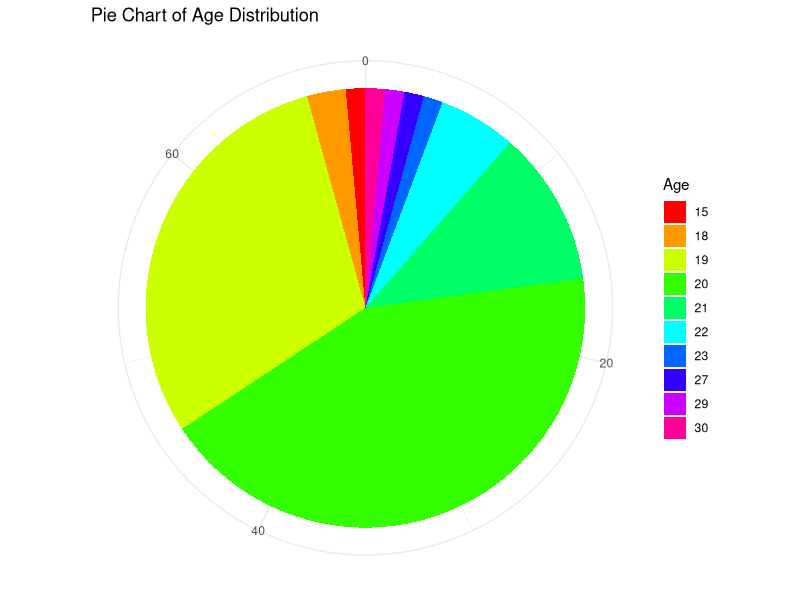
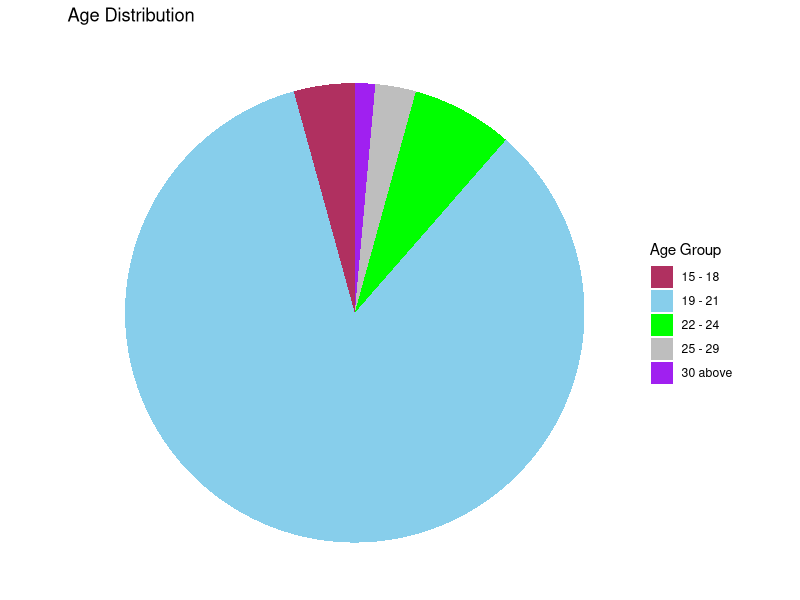
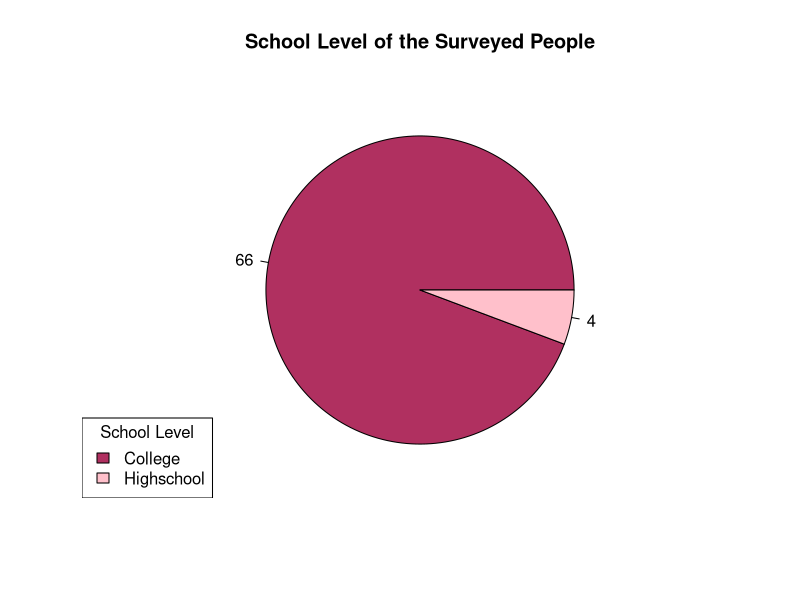
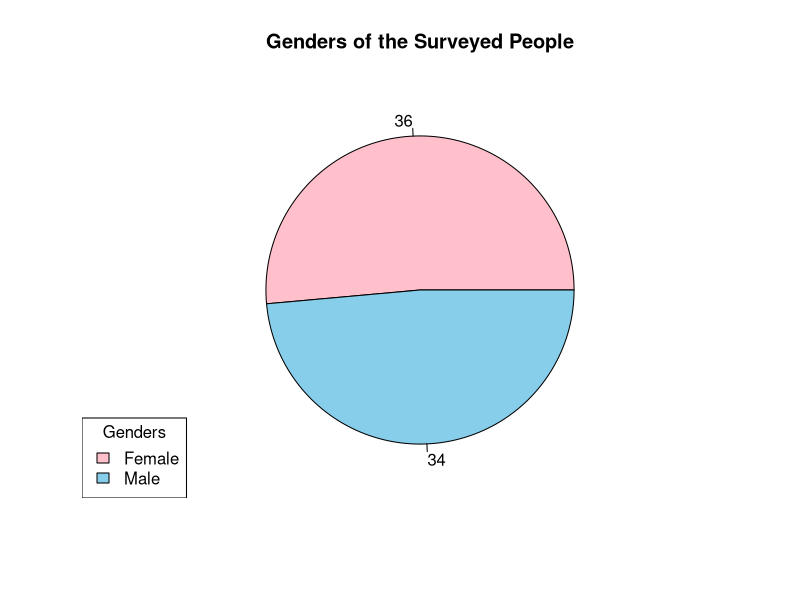
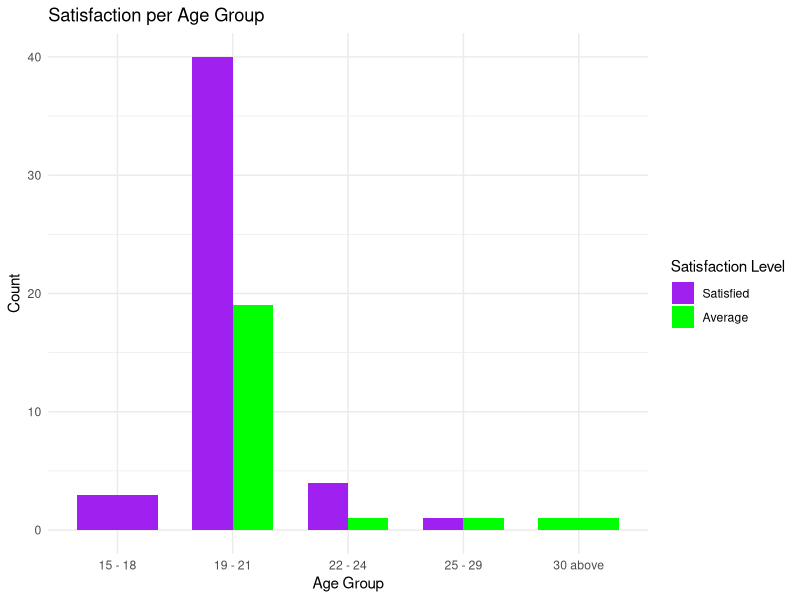
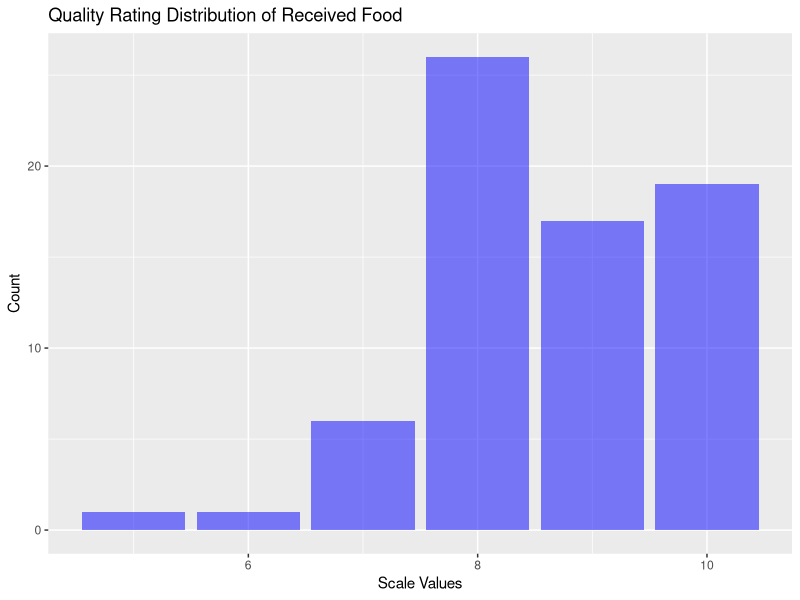
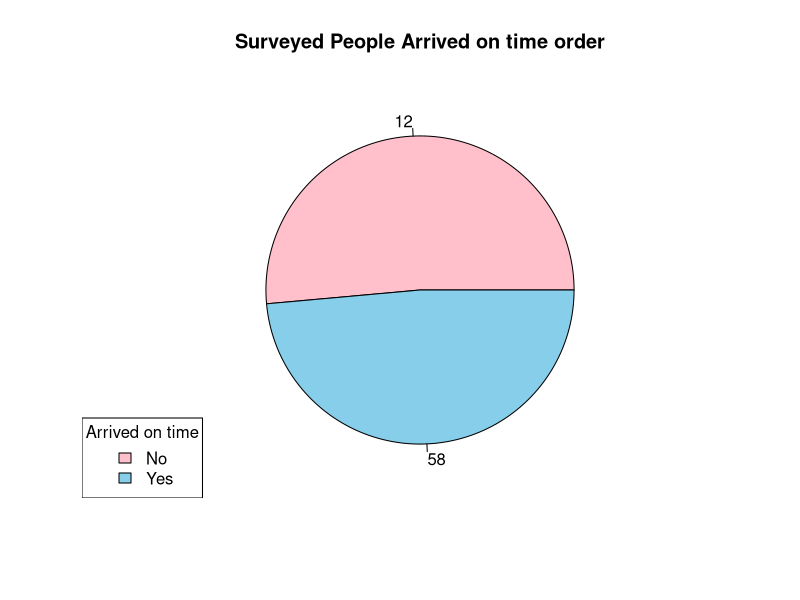
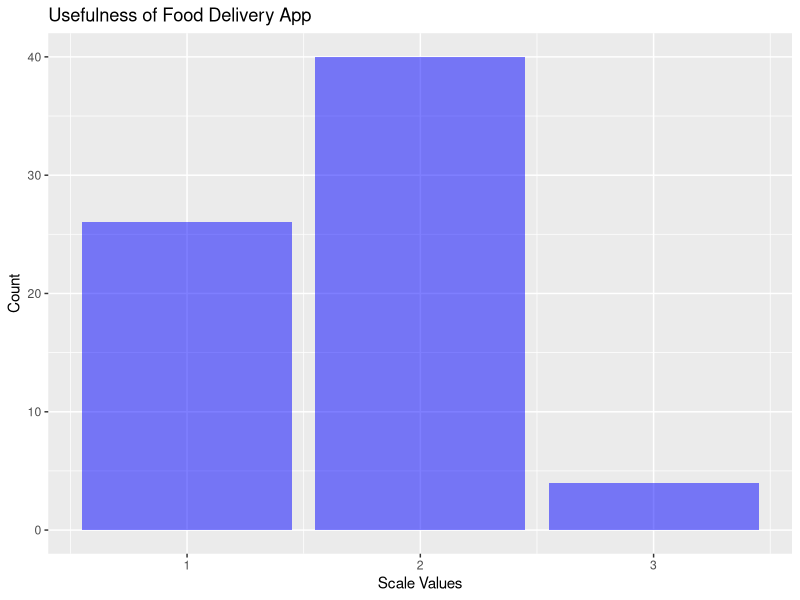

The R source for these figures, in order:
## ---- chunk 1
knitr::opts_chunk$set(echo = TRUE)
## ---- chunk 2
library(readxl)
library(dplyr)
survey<-read_xlsx("survey.xlsx")
original_survey<-read_xlsx("survey.xlsx")


survey<- survey[,-2]
name<-survey$`Name:(first name, middle initial, last name )`
age<- survey$`Age:`
gender<-survey$`Sex:`

survey$`Education Level`<-ifelse(is.na(survey$`Education Level`), "College", survey$`Education Level`)
education_level<-survey$`Education Level`


experience<-survey$`How satisfied were you with the overall experience of ordering food through food deliveries service?`
experience<-as.data.frame(experience)
experience<-replace(experience,experience>="Satisfied",1)
experience<-replace(experience,experience>="Average",2)
experience<-replace(experience,experience>="Disatisfied",3)

survey$`How satisfied were you with the overall experience of ordering food through food deliveries service?`<-experience

scale<-survey$`On a scale of 1 to 10, how would you rate the quality of the food you received?`


orderarrival<-survey$`Did your order arrive within the estimated delivery time?`


p1<-survey$`I would find the food delivery app useful for my needs` 
p1 <- recode(p1, 
             "Strongly Agree" = 1,
             "Agree" = 2,
             "Neutral" = 3,
             "Disagree" = 4,
             "Strongly Disagree" = 5)
p1mean<-mean(p1)
p1sd<-sd(p1)
survey$`I would find the food delivery app useful for my needs`<-p1
survey$`Performance Expectancy 1`<-survey$`I would find the food delivery app useful for my needs`

p2 <- survey$`Using the app enables me to order food more quickly and efficiently`
p2 <- recode(p2, 
             "Strongly Agree" = 1,
             "Agree" = 2,
             "Neutral" = 3,
             "Disagree" = 4,
             "Strongly Disagree" = 5)
survey$`Using the app enables me to order food more quickly and efficiently` <- p2
survey$`Performance Expectancy 2`<-survey$`Using the app enables me to order food more quickly and efficiently`
p2mean<-mean(p2)
p2sd<-sd(p2)

p3 <- survey$`Using the app increases my satisfaction with the food delivery process`
p3 <- recode(p3, 
             "Strongly Agree" = 1,
             "Agree" = 2,
             "Neutral" = 3,
             "Disagree" = 4,
             "Strongly Disagree" = 5)
survey$`Using the app increases my satisfaction with the food delivery process` <- p3
survey$`Performance Expectancy 3`<-survey$`Using the app increases my satisfaction with the food delivery process`
p3mean<-mean(p3)
p3sd<-sd(p3)

p4 <- survey$`If I use the app, I believe it will enhance my overall dining experience`
p4 <- recode(p4, 
             "Strongly Agree" = 1,
             "Agree" = 2,
             "Neutral" = 3,
             "Disagree" = 4,
             "Strongly Disagree" = 5)
survey$`If I use the app, I believe it will enhance my overall dining experience` <- p4
survey$`Performance Expectancy 4`<-survey$`If I use the app, I believe it will enhance my overall dining experience`
p4mean<-mean(p4)
p4sd<-sd(p4)

e1<-survey$`My interaction with the app would be clear and understandable`
e1<-recode(e1, 
           "Strongly Agree" = 1,
           "Agree" = 2,
           "Neutral" = 3,
           "Disagree" = 4,
           "Strongly Disagree" = 5)
e1mean<-mean(e1)
e1sd<-sd(e1)
survey$`My interaction with the app would be clear and understandable`<-e1
survey$`Effort Expectancy 1`<-survey$`My interaction with the app would be clear and understandable`
e2 <- survey$`It would be easy for me to become skillful at using the app`
e2 <-  recode(e2, 
              "Strongly Agree" = 1,
              "Agree" = 2,
              "Neutral" = 3,
              "Disagree" = 4,
              "Strongly Disagree" = 5)
e2mean <- mean(e2)
e2sd <- sd(e2)
survey$`It would be easy for me to become skillful at using the app`<-e2
survey$`Effort Expectancy 2`<-survey$`It would be easy for me to become skillful at using the app`
e3 <- survey$`I would find the app easy to navigate and use`
e3 <-  recode(e3, 
              "Strongly Agree" = 1,
              "Agree" = 2,
              "Neutral" = 3,
              "Disagree" = 4,
              "Strongly Disagree" = 5)
e3mean <- mean(e3)
e3sd <- sd(e3)
survey$`I would find the app easy to navigate and use`<-e3
survey$`Effort Expectancy 3`<-survey$`I would find the app easy to navigate and use`

e4 <- survey$`Learning to operate the app is easy for me`
e4 <-  recode(e4, 
              "Strongly Agree" = 1,
              "Agree" = 2,
              "Neutral" = 3,
              "Disagree" = 4,
              "Strongly Disagree" = 5)
e4mean <- mean(e4)
e4sd <- sd(e4)
survey$`Learning to operate the app is easy for me`<-e4
survey$`Effort Expectancy 4`<-survey$`Learning to operate the app is easy for me`

s1 <- survey$`People who influence my dining choices think that I should use the app`
s1 <-  recode(s1, 
              "Strongly Agree" = 1,
              "Agree" = 2,
              "Neutral" = 3,
              "Disagree" = 4,
              "Strongly Disagree" = 5)
s1mean <- mean(s1)
s1sd <- sd(s1)
survey$`People who influence my dining choices think that I should use the app`<-s1
survey$`Social Influence 1`<-survey$`People who influence my dining choices think that I should use the app`

s2 <- survey$`People who are important to me recommend using the food delivery app`
s2 <-  recode(s2, 
              "Strongly Agree" = 1,
              "Agree" = 2,
              "Neutral" = 3,
              "Disagree" = 4,
              "Strongly Disagree" = 5)
s2mean <- mean(s2)
s2sd <- sd(s2)


survey$`People who are important to me recommend using the food delivery app`<-s2
survey$`Social Influence 2`<-survey$`People who are important to me recommend using the food delivery app`

survey$`People who influence my dining choices think that I should use the app`<-s2

survey$`People who are important to me recommend using the food delivery app`<-s2



s3 <-survey$`Using the app helps me to put more time to other chores`
s3 <-  recode(s3,
              "Strongly Agree" = 1,
              "Agree" = 2,
              "Neutral" = 3,
              "Disagree" = 4,
              "Strongly agree" = 5)
s3mean <- mean(s3)
s3sd <- sd(s3)
survey$`Using the app helps me to put more time to other chores`<-s3  
survey$`Social Influence3`<-survey$`Using the app helps me to put more time to other chores`

s4 <- survey$`In general, the food delivery app organization has supported its use`
s4 <-  recode(s4, 
              "Strongly Agree" = 1,
              "Agree" = 2,
              "Neutral" = 3,
              "Disagree" = 4,
              "Strongly Disagree" = 5)
s4mean <- mean(s4)
s4sd <- sd(s4)
survey$`In general, the food delivery app organization has supported its use`<-s4
survey$`Social Influence 4`<-survey$`In general, the food delivery app organization has supported its use`

f1 <- survey$`I have the resources necessary to use the food delivery app`
f1 <-  recode(f1, 
              "Strongly Agreee" = 1,
              "Agree" = 2,
              "Neutral" = 3,
              "Disagree" = 4,
              "Strongly Disagree" = 5)
f1mean <- mean(f1)
f1sd <- sd(f1)
survey$`I have the resources necessary to use the food delivery app`<-f1
survey$`Facilitating Conditions 1`<-survey$`I have the resources necessary to use the food delivery app`

f2 <- survey$`I have the knowledge required to use the app effectively`
f2 <-  recode(f2, 
              "Strongly Agree" = 1,
              "Agree" = 2,
              "Neutral" = 3,
              "Disagree" = 4,
              "Strongly Disagree" = 5)
f2mean <- mean(f2)
f2sd <- sd(f2)
survey$`I have the knowledge required to use the app effectively`<-f2
survey$`Facilitating Conditions 2`<-survey$`I have the knowledge required to use the app effectively`
f3 <- survey$`The app is compatible with other device I use for ordering food`
f3 <-  recode(f3, 
              "Strongly Agree" = 1,
              "Agree" = 2,
              "Neutral" = 3,
              "Disagree" = 4,
              "Strongly Disagree" = 5)
f3mean <- mean(f3)
f3sd <- sd(f3)
survey$`The app is compatible with other device I use for ordering food`<-f3
survey$`Facilitating Conditions 3`<-survey$`The app is compatible with other device I use for ordering food`


#----------------------------------------------------------------------------------

Performance <- data.frame(
  Variable = c("p1","p2","p3","p4"),
  Mean = c(p1mean, p2mean, p3mean, p4mean),
  SD = c(p1sd, p2sd, p3sd, p4sd)
)
PerformanceTotalMean<-mean(Performance$Mean)
PerformanceTotalSD<-mean(Performance$SD)


Effort <- data.frame(
  Variable = c("e1","e2","e3","e4"),
  Mean = c(e1mean, e2mean, e3mean, e4mean),
  SD = c(e1sd, e2sd, e3sd, e4sd)
)
EffortTotalMean<-mean(Effort$Mean)
EffortTotalSD<-mean(Effort$SD)


Social <- data.frame(
  Variable = c("s1","s2","s3","s4"),
  Mean = c(s1mean, s2mean, s3mean, s4mean),
  SD = c(s1sd, s2sd, s3sd, s4sd)
)
SocialTotalMean<-mean(Social$Mean)
SocialTotalSD<-mean(Social$SD)

Facilitate <- data.frame(
  Variable = c("f1","f2","f3"),
  Mean = c(f1mean, f2mean, f3mean),
  SD = c(f1sd, f2sd, f3sd)
)
FacilitateTotalMean<-mean(Facilitate$Mean)
FacilitateTotalSD<-mean(Facilitate$SD)


Overall <- data.frame(
  Variable = c("PE","EE","SI","FC"),
  Description=c("Performance Expectancy","Effort Expectancy","Social Influence","Facilitating Conditions"),
  TOTAL_Mean = c(PerformanceTotalMean,EffortTotalMean,SocialTotalMean , FacilitateTotalMean),
  TOTAL_SD = c(PerformanceTotalSD,EffortTotalSD,SocialTotalSD , FacilitateTotalSD)
)
Overall





survsumtable <- data.frame(
  Variable = c("p1","p2","p3","p4","e1","e2","e3","e4","s1","s2","s3","s4","f1","f2","f3"),Description=c("Performance Expectancy","Performance Expectancy","Performance Expectancy","Performance Expectancy","Effort Expectancy","Effort Expectancy","Effort Expectancy","Effort Expectancy","Social Influence","Social Influence","Social Influence","Social Influence","Facilitating Conditions","Facilitating Conditions","Facilitating Conditions"),
  Mean = c(p1mean, p2mean, p3mean, p4mean, e1mean, e2mean, e3mean, e4mean, s1mean, s2mean, s3mean, s4mean, f1mean, f2mean, f3mean),
  SD = c(p1sd, p2sd, p3sd, p4sd, e1sd, e2sd, e3sd, e4sd, s1sd, s2sd, s3sd, s4sd, f1sd, f2sd, f3sd)
)
library(openxlsx)
survsumtable
write.xlsx(survsumtable, "survey_mean_sd_table.xlsx")
write.csv(survey, "survey_added_factors.csv")
write.xlsx(Overall, "survey_total_mean&sd.xlsx")

## ---- chunk 3

library(ggplot2)
library(dplyr)


age_counts <- survey %>%
  count(`Age:`) %>%
  arrange(desc(`Age:`))


ggplot(age_counts, aes(x = "", y = n, fill = factor(`Age:`))) +
  geom_bar(width = 1, stat = "identity") +
  coord_polar(theta = "y") +
  labs(title = "Pie Chart of Age Distribution",
       fill = "Age",
       x = NULL,
       y = NULL) +
  theme_minimal() +
  scale_fill_manual(values = rainbow(nrow(age_counts)))



## ---- chunk 4
categorize_age <- function(age) {
  case_when(
    age >= 15 & age <= 18 ~ "15 - 18",
    age >= 19 & age <= 21 ~ "19 - 21",
    age >= 22 & age <= 24 ~ "22 - 24",
    age >= 25 & age <= 29 ~ "25 - 29",
    age >= 30 ~ "30 above",
    TRUE ~ NA_character_  
  )
}
age_vector<-as.numeric(survey$`Age:`)
age_categories <- sapply(age_vector, categorize_age)

age_dataframe <- data.frame(OriginalAge = age_vector, CategorizedAge = age_categories)


age_counts <- table(age_dataframe$CategorizedAge)

age_counts_df <- as.data.frame(age_counts)
names(age_counts_df) <- c("AgeGroup", "Frequency")

age_colors <- c("15 - 18" = "maroon", "19 - 21" = "skyblue", "22 - 24" = "green", "25 - 29" = "gray", "30 above" = "purple")

ggplot(age_counts_df, aes(x = "", y = Frequency, fill = AgeGroup)) +
  geom_bar(stat = "identity", width = 1) +
  coord_polar("y", start=0) +
  scale_fill_manual(values = age_colors) +
  labs(title = "Age Distribution",
       fill = "Age Group") +
  theme_void()
## ---- chunk 5
EducationalLevel<- survey %>%
  group_by(`Education Level`) %>%
  summarise(count=n())

colors <- c("maroon", "pink")
pie(EducationalLevel$count, labels = EducationalLevel$count, col = colors, main = "School Level of the Surveyed People",)
legend("bottomleft", legend = EducationalLevel$`Education Level`, fill = colors, title = "School Level")

## ---- chunk 6
Gender<- survey %>%
  group_by(survey$`Sex:`) %>%
  summarise(count=n())

colors <- c("pink","skyblue")
pie(Gender$count, labels = Gender$count, col = colors, main = "Genders of the Surveyed People",)
legend("bottomleft", legend = Gender$`survey$\`Sex:\``, fill = colors, title = "Genders")

## ---- chunk 7
experience<-data.frame(
  age_categories,
  survey$`How satisfied were you with the overall experience of ordering food through food deliveries service?`$experience
)
colnames(experience)<-c("age","satisfaction")
satisfaction_labels <- c("1" = "Satisfied", "2" = "Average")

ggplot(experience, aes(x = factor(age), fill = factor(satisfaction))) +
  geom_bar(position = "dodge", width = 0.7) +
  labs(title = "Satisfaction per Age Group",
       x = "Age Group",
       y = "Count") +
  scale_fill_manual(name = "Satisfaction Level", 
                    values = c("1" = "purple", "2" = "green"),  
                    labels = satisfaction_labels) + 
  theme_minimal()
## ---- chunk 8
scale<-survey$`On a scale of 1 to 10, how would you rate the quality of the food you received?`

scaling <- data.frame(scale)
ggplot(scaling, aes(x = scale)) +
  geom_bar(fill = "blue", alpha = 0.5) + 
  labs(title = "Quality Rating Distribution of Received Food",

       x = "Scale Values",
       y = "Count") +
  scale_fill_hue(name = "Scale Value") 
## ---- chunk 9
arrival<- survey %>%
  group_by(survey$`Did your order arrive within the estimated delivery time?`) %>%
  summarise(count=n())

colors <- c("pink","skyblue")
pie(Gender$count, labels = arrival$count, col = colors, main = "Surveyed People Arrived on time order",)
legend("bottomleft", legend = arrival$`survey$\`Did your order arrive within the estimated delivery time?\``, fill = colors, title = "Arrived on time")

## ---- chunk 10
p1<-survey$`I would find the food delivery app useful for my needs`
p1s <- data.frame(p1)
ggplot(p1s, aes(x = p1)) +
  geom_bar(fill = "blue", alpha = 0.5) + 
  labs(title = "Usefulness of Food Delivery App",
       x = "Scale Values",
       y = "Count") +
  scale_fill_hue(name = "Scale Value") 
## ---- chunk 11
p2<-survey$`Using the app enables me to order food more quickly and efficiently`
p2s <- data.frame(p2)
ggplot(p2s, aes(x = p2)) +
  geom_bar(fill = "blue", alpha = 0.5) + 
  labs(title = "Efficiency in Food Ordering Through App Usage",
       x = "Scale Values",
       y = "Count") +
  scale_fill_hue(name = "Scale Value")
## ---- chunk 12
p3<-survey$`Using the app increases my satisfaction with the food delivery process`
p3s <- data.frame(p3)
ggplot(p3s, aes(x = p3)) +
  geom_bar(fill = "blue", alpha = 0.5) + 
  labs(title = "Impact of App Usage on Satisfaction with Food Delivery",
       x = "Scale Values",
       y = "Count") +
  scale_fill_hue(name = "Scale Value")

## ---- chunk 13
p4<-survey$`If I use the app, I believe it will enhance my overall dining experience`
p4s <- data.frame(p4)
ggplot(p4s, aes(x = p4)) +
  geom_bar(fill = "blue", alpha = 0.5) + 
  labs(title = "Expectation of Enhanced Dining Experience Through App Usage",
       x = "Scale Values",
       y = "Count") +
  scale_fill_hue(name = "Scale Value")
## ---- chunk 14
e1<-survey$`My interaction with the app would be clear and understandable`
e1s <- data.frame(e1)
ggplot(e1s, aes(x = e1)) +
  geom_bar(fill = "blue", alpha = 0.5) + 
  labs(title = "Perception of Clarity and Understandability in Food Delivery App Interaction",
       x = "Scale Values",
       y = "Count") +
  scale_fill_hue(name = "Scale Value")
## ---- chunk 15
e2<-survey$`It would be easy for me to become skillful at using the app`
e2s <- data.frame(e2)
ggplot(e2s, aes(x = e2)) +
  geom_bar(fill = "blue", alpha = 0.5) + 
  labs(title = "Ease of Becoming Proficient with Food Delivery App",
       x = "Scale Values",
       y = "Count") +
  scale_fill_hue(name = "Scale Value")
## ---- chunk 16
e3<-survey$`I would find the app easy to navigate and use`
e3s <- data.frame(e3)
ggplot(e3s, aes(x = e3)) +
  geom_bar(fill = "blue", alpha = 0.5) + 
  labs(title = "Easy App Navigation and Usage",
       x = "Scale Values",
       y = "Count") +
  scale_fill_hue(name = "Scale Value")
## ---- chunk 17
e4<-survey$`Learning to operate the app is easy for me`
e4s <- data.frame(e4)
ggplot(e4s, aes(x = e4)) +
  geom_bar(fill = "blue", alpha = 0.5) + 
  labs(title = "Ease of Learning to Operate Food Delivery App",
       x = "Scale Values",
       y = "Count") +
  scale_fill_hue(name = "Scale Value")
## ---- chunk 18
s1<-survey$`People who influence my dining choices think that I should use the app`
s1s <- data.frame(s1)
ggplot(s1s, aes(x = s1)) +
  geom_bar(fill = "blue", alpha = 0.5) + 
  labs(title = "Impact of Influential Dining Recommendations on App Usage",
       x = "Scale Values",
       y = "Count") +
  scale_fill_hue(name = "Scale Value")
## ---- chunk 19
s2<-survey$`People who are important to me recommend using the food delivery app`
s2s <- data.frame(s2)
ggplot(s2s, aes(x = s2)) +
  geom_bar(fill = "blue", alpha = 0.5) + 
  labs(title = "Influence of Recommendations on Food Delivery App Usage",
       x = "Scale Values",
       y = "Count") +
  scale_fill_hue(name = "Scale Value")
## ---- chunk 20
s3<-survey$`Using the app helps me to put more time to other chores`
s3s <- data.frame(s3)
ggplot(s3s, aes(x = s3)) +
  geom_bar(fill = "blue", alpha = 0.5) + 
  labs(title = "Effect of App Usage on Allocating Time to Other Chores",
       x = "Scale Values",
       y = "Count") +
  scale_fill_hue(name = "Scale Value")
## ---- chunk 21
s4<-survey$`In general, the food delivery app organization has supported its use`
s4s <- data.frame(s4)
ggplot(s4s, aes(x = s4)) +
  geom_bar(fill = "blue", alpha = 0.5) + 
  labs(title = "Perception of Food Delivery App Organization Support",
       x = "Scale Values",
       y = "Count") +
  scale_fill_hue(name = "Scale Value")
## ---- chunk 22
f1<-survey$`I have the resources necessary to use the food delivery app`
f1s <- data.frame(f1)
ggplot(f1s, aes(x = f1)) +
  geom_bar(fill = "blue", alpha = 0.5) + 
  labs(title = "Availability of Resources for Food Delivery App Usage",
       x = "Scale Values",
       y = "Count") +
  scale_fill_hue(name = "Scale Value")
## ---- chunk 23
f2<-survey$`I have the knowledge required to use the app effectively`
f2s <- data.frame(f2)
ggplot(f2s, aes(x = f2)) +
  geom_bar(fill = "blue", alpha = 0.5) + 
  labs(title = "User's App Knowledge and Familiarity",
       x = "Scale Values",
       y = "Count") +
  scale_fill_hue(name = "Scale Value")
## ---- chunk 24
f3<-survey$`The app is compatible with other device I use for ordering food`
f3s <- data.frame(f3)

ggplot(f3s, aes(x = f3)) +
  geom_bar(fill = "blue", alpha = 0.5) + 
  labs(title = "Compatibility of the App with User's Devices for Ordering Food",
       x = "Scale Values",
       y = "Count") +
  scale_fill_hue(name = "Scale Value")

